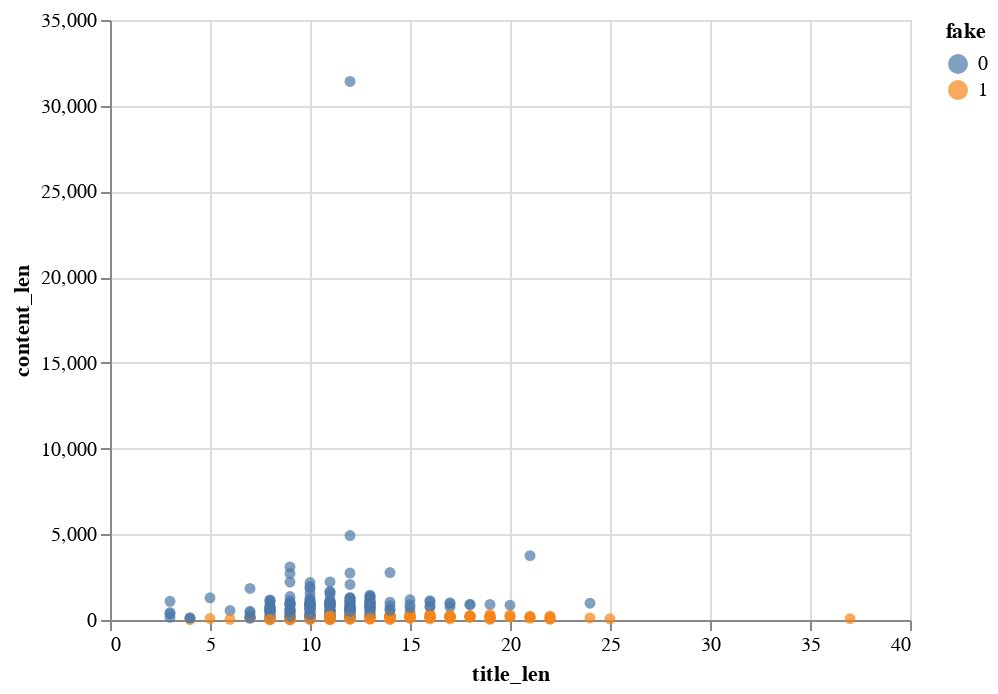

Source (notebook cell):
### Markdown cell above
This bar plot compares the average length of the content for fake news and real news articles. From this bar plot we can see that the avergage content length is almost 5 times as much for real_news versus fake_news.

### Code cell
from altair import *

df_news['fake'] = df_news['fake'].astype(str)

Chart(df_news).mark_circle().encode(
    x="title_len",
    y="content_len",
    color="fake"
)

### Figure 1 — Vega-Lite specification as saved in the notebook (floating-point values rounded to 4 significant figures; data arrays with more than 128 entries replaced by an {"elided": "..."} marker saying what was removed)
{"config": {"view": {"continuousWidth": 400, "continuousHeight": 300}}, "data": {"name": "data-82211f1c3712158cd442f33ebfb43d29"}, "mark": "circle", "encoding": {"color": {"type": "nominal", "field": "fake"}, "x": {"type": "quantitative", "field": "title_len"}, "y": {"type": "quantitative", "field": "content_len"}}, "$schema": "https://vega.github.io/schema/vega-lite/v4.0.2.json", "datasets": {"data-82211f1c3712158cd442f33ebfb43d29": {"elided": "367 records"}}}
